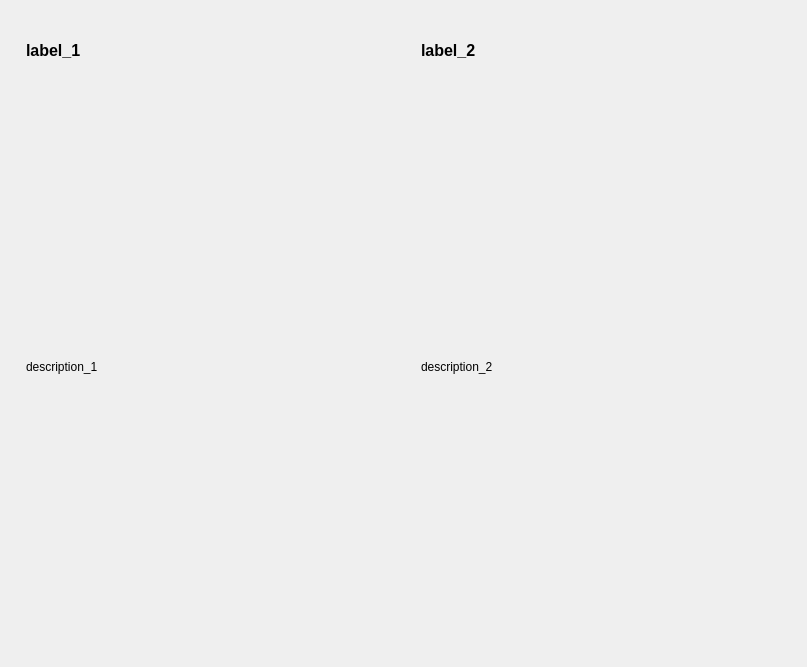
         <widget class="QWidget" name="scrollAreaWidgetContents_4">
          <property name="geometry">
           <rect>
            <x>0</x>
            <y>0</y>
            <width>807</width>
            <height>667</height>
           </rect>
          </property>
          <layout class="QGridLayout" name="gridLayout_12">
           <item row="0" column="0">
            <widget class="QWidget" name="widget_8" native="true">
             <layout class="QGridLayout" name="gridLayout_13">
              <item row="1" column="0">
               <widget class="QLabel" name="A_description_1">
                <property name="font">
                 <font>
                  <pointsize>9</pointsize>
                 </font>
                </property>
                <property name="text">
                 <string>description_1</string>
                </property>
                <property name="wordWrap">
                 <bool>true</bool>
                </property>
               </widget>
              </item>
              <item row="0" column="0">
               <widget class="QLabel" name="A_label_1">
                <property name="minimumSize">
                 <size>
                  <width>360</width>
                  <height>20</height>
                 </size>
                </property>
                <property name="maximumSize">
                 <size>
                  <width>360</width>
                  <height>60</height>
                 </size>
                </property>
                <property name="font">
                 <font>
                  <pointsize>12</pointsize>
                  <weight>75</weight>
                  <italic>false</italic>
                  <bold>true</bold>
                  <underline>false</underline>
                  <strikeout>false</strikeout>
                  <kerning>true</kerning>
                 </font>
                </property>
                <property name="mouseTracking">
                 <bool>false</bool>
                </property>
                <property name="tabletTracking">
                 <bool>false</bool>
                </property>
                <property name="acceptDrops">
                 <bool>false</bool>
                </property>
                <property name="toolTipDuration">
                 <number>-1</number>
                </property>
                <property name="layoutDirection">
                 <enum>Qt::LeftToRight</enum>
                </property>
                <property name="text">
                 <string>label_1</string>
                </property>
                <property name="wordWrap">
                 <bool>true</bool>
                </property>
               </widget>
              </item>
             </layout>
            </widget>
           </item>
           <item row="0" column="1">
            <widget class="QWidget" name="widget_9" native="true">
             <layout class="QGridLayout" name="gridLayout_14">
              <item row="1" column="0">
               <widget class="QLabel" name="A_description_2">
                <property name="font">
                 <font>
                  <pointsize>9</pointsize>
                 </font>
                </property>
                <property name="text">
                 <string>description_2</string>
                </property>
                <property name="wordWrap">
                 <bool>true</bool>
                </property>
               </widget>
              </item>
              <item row="0" column="0">
               <widget class="QLabel" name="A_label_2">
                <property name="minimumSize">
                 <size>
                  <width>360</width>
                  <height>20</height>
                 </size>
                </property>
                <property name="maximumSize">
                 <size>
                  <width>360</width>
                  <height>60</height>
                 </size>
                </property>
                <property name="font">
                 <font>
                  <pointsize>12</pointsize>
                  <weight>75</weight>
                  <italic>false</italic>
                  <bold>true</bold>
                  <underline>false</underline>
                  <strikeout>false</strikeout>
                  <kerning>true</kerning>
                 </font>
                </property>
                <property name="mouseTracking">
                 <bool>false</bool>
                </property>
                <property name="tabletTracking">
                 <bool>false</bool>
                </property>
                <property name="acceptDrops">
                 <bool>false</bool>
                </property>
                <property name="toolTipDuration">
                 <number>-1</number>
                </property>
                <property name="layoutDirection">
                 <enum>Qt::LeftToRight</enum>
                </property>
                <property name="text">
                 <string>label_2</string>
                </property>
                <property name="wordWrap">
                 <bool>true</bool>
                </property>
               </widget>
              </item>
             </layout>
            </widget>
           </item>
          </layout>
         </widget>
